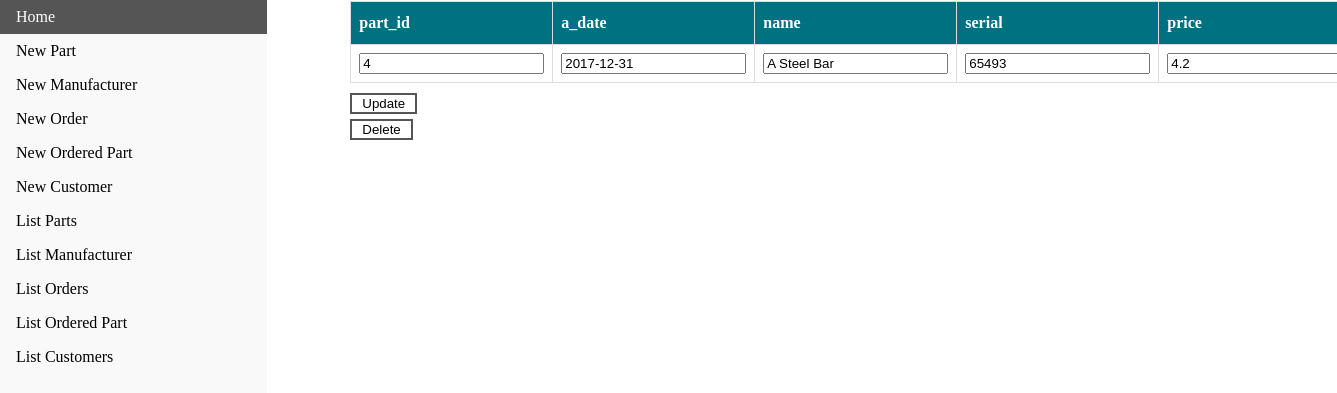
The app's page /display/part/4 with its own data.
### tables this page shows
CREATE TABLE "part" (
part_id INTEGER NOT NULL PRIMARY KEY,
a_date TEXT NOT NULL,
name TEXT NOT NULL,
serial INTEGER NOT NULL,
price REAL NOT NULL );

### webpage.py (the view, shortened to what this page needs)
@app.route('/display/<itype>/<ident1>/<ident2>')
@app.route('/display/<itype>/<ident1>')
@app.route('/display')
def display(itype,ident1='Anon',ident2='Anon'):
    if itype == 'Anon':
        return render_template('index.html', msg="Enter a type to see a list")
    primk = {'part': 'part_id',
             'manufacturer': 'name',
             'customer': 'cust_id',
             'order': 'order_id'}
    con = sql.connect("test3.db")
    cur = con.cursor()
    cur.execute("SELECT * FROM '{}' WHERE {}=?".format(itype, primk[itype]), (ident1,))
    row = cur.fetchone()
    names = [description[0] for description in cur.description]
    tname = itype
    return render_template('display.html', row=row, names=names, tname=tname)

### templates/display.html (shortened to what this page needs)
<!doctype html>
<html>
  <head>
    <link rel="stylesheet" type="text/css" href="{{ url_for('static', filename='css/button.css') }}">
    <link rel="stylesheet" type="text/css" href="{{ url_for('static', filename='css/navbar.css') }}" />
    <link rel="stylesheet" type="text/css" href="{{ url_for('static', filename='css/table.css') }}" />
  </head>
  <body>
    <ul>
			<li><a href="/" >Home</a></li>
			<li><a href="/insert/part">New Part</a></li>
			<li><a href="/insert/man">New Manufacturer</a></li>
			<li><a href="/insert/order">New Order</a></li>
			<li><a href="/insert/op">New Ordered Part</a></li>
			<li><a href="/insert/cust">New Customer</a></li>
			<li><a href="/list/part">List Parts</a></li>
			<li><a href="/list/manufacturer">List Manufacturer</a></li>
			<li><a href="/list/order">List Orders</a></li>
			<li><a href="/list/ordered_part">List Ordered Part</a></li>
			<li><a href="/list/customer">List Customers</a></li>
		</ul>
    <div id="tb" style="margin-left:25%;padding:1px 16px;height:100%;">
      <form action="{{ url_for("modify", itype=tname) }}" method="post">
      <table>
        <thead>
          <tr>
            {% for col in names %}
            <th>{{ col }}</th>
            {% endfor %}
          </tr>
        </thead>
          <tr>
          {% for i in row %}
	    {% if names[loop.index0] not in ["name", "order_id", "part_id", "cust_id"] or (tname == "part" and names[loop.index0] == "name") %}
	    <td><input type=text value='{{ i }}' name={{ names[loop.index0] }}></td>
	    {% else %}
	    <td><input type=text value='{{ i }}' name={{ names[loop.index0] }} readonly></td>
	    {% endif %}
          {% endfor %}
          </tr>
      </table>
      <input class="button" style="margin-top: 10px" type=submit value="Update">
    </form>
    {% if tname != "ordered_part" %}
    <form action="{{ url_for('delete', itype=tname, ident=row[0]) }}" method="post">
	    <input class="button" type="submit" value="Delete" />
    </form>
    {% else %}
    <form action="{{ url_for('delete', itype=tname, ident=row[0], ident2=row[1]) }}" method="post">
	    <input class="button" type="submit" value="Delete" />
    </form>
    {% endif %}
  <body>
</html>

### static/css/button.css (style rules this page uses)
.button { background-color: white; color: black; border: 2px solid #555555; padding-left: 10px; padding-right: 10px; margin-top: 5px; }

### static/css/navbar.css (style rules this page uses)
body { margin: 0; }
ul { list-style-type: none; margin: 0; padding: 0; width: 20vw; background-color: #f1f1f175; position: fixed; height: 100%; overflow: auto; }
li a { display: block; color: #000; padding: 8px 16px; text-decoration: none; }

### static/css/table.css (style rules this page uses)
div { border-radius: 5px; background-color: #ffffffea; }
table { font-family: MuseoSans; border-collapse: collapse; width: 100%; }
tr { border-bottom: 1px solid #f2f2f2; }
th, td { border: 1px solid #ddd; padding: 8px; }
th { padding-top: 12px; padding-bottom: 12px; text-align: left; background-color: rgb(0, 113, 128); color: white; }

### records on screen
part: a_date "2017-12-31", name "A Steel Bar", serial "65493", price "4.2"

### other values on screen
{{ col }} "part_id" "a_date" "name" "serial" "price"
